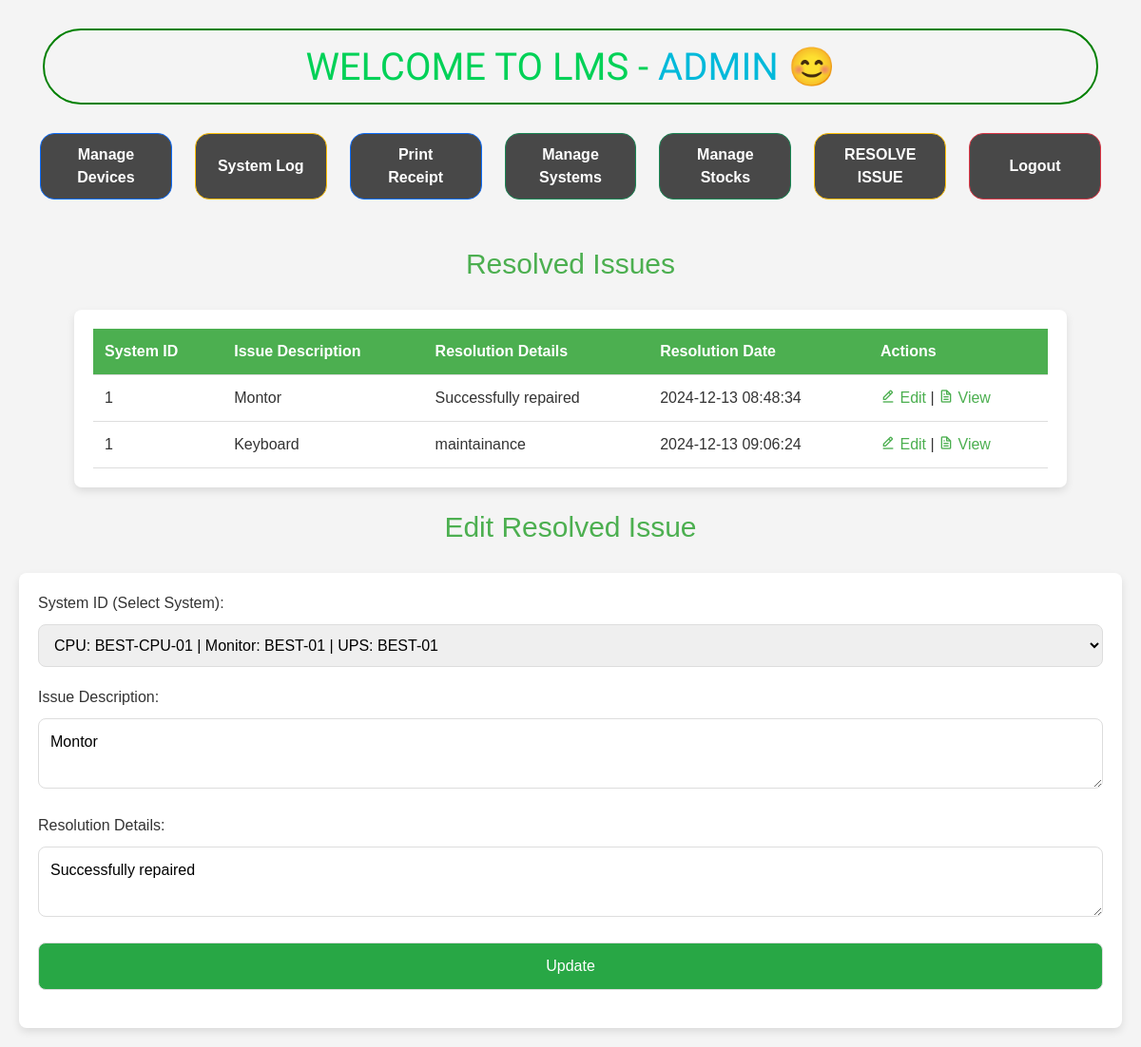
The app's page /admin/resolved_issues.php?id=1 (signed in) with its own data.
### tables this page shows
CREATE TABLE `resolved_issues` (
  `id` int(11) NOT NULL,
  `system_id` int(11) DEFAULT NULL,
  `issue_description` text DEFAULT NULL,
  `resolution_details` text DEFAULT NULL,
  `resolution_date` timestamp NOT NULL DEFAULT current_timestamp()
);

CREATE TABLE `systems` (
  `id` int(11) NOT NULL,
  `cpu_id` varchar(255) DEFAULT NULL,
  `ups_id` varchar(255) DEFAULT NULL,
  `monitor_id` varchar(255) DEFAULT NULL,
  `issue` text DEFAULT NULL,
  `description` text DEFAULT NULL,
  `lab_name` varchar(255) DEFAULT NULL,
  `os_installed` varchar(255) DEFAULT NULL,
  `ram` varchar(255) DEFAULT NULL,
  `image` varchar(255) DEFAULT NULL,
  `internet` enum('Yes','No','Unknown') NOT NULL DEFAULT 'Unknown'
);

### admin/resolved_issues.php (the view, shortened to what this page needs)
<?php
include 'header.php';
include '../includes/db.php';
$sql = "SELECT r.id, r.issue_description, r.resolution_details, r.resolution_date, s.id as system_id
        FROM resolved_issues r
        JOIN systems s ON r.system_id = s.id";
$result = $conn->query($sql);
$edit_issue = null;
if (isset($_GET['id'])) {
    $edit_id = $_GET['id'];
    $sql_edit = "SELECT * FROM resolved_issues WHERE id = '$edit_id'";
    $edit_result = $conn->query($sql_edit);
    if ($edit_result->num_rows > 0) {
        $edit_issue = $edit_result->fetch_assoc();
    }
}
?>
<!DOCTYPE html>
<html lang="en">
<head>
    <link rel="stylesheet" href="admin_panel.css">
    <link rel="stylesheet" href="bootstrap.min.css">
    <link href='https://unpkg.com/boxicons@2.1.4/css/boxicons.min.css' rel='stylesheet'>
</head>
<body>
    <main>
        <h1>Resolved Issues</h1>
        <div id="resolved-issues-container">
            <table>
                <thead>
                    <tr>
                        <th>System ID</th>
                        <th>Issue Description</th>
                        <th>Resolution Details</th>
                        <th>Resolution Date</th>
                        <th>Actions</th>
                    </tr>
                </thead>
                <tbody>
                    <?php
                    if ($result->num_rows > 0) {
                        while ($row = $result->fetch_assoc()) {
                            echo "<tr>
                                    <td>" . $row['system_id'] . "</td>
                                    <td>" . $row['issue_description'] . "</td>
                                    <td>" . $row['resolution_details'] . "</td>
                                    <td>" . $row['resolution_date'] . "</td>
                                    <td><a href='?id=" . $row['id'] . "'><i class='bx bx-edit-alt'></i> Edit</a>&nbsp;|&nbsp;<a href='view_resolved_issue.php?id=" . $row['id'] . "'><i class='bx bx-file'></i> View</a></td>
                                  </tr>";
                        }
                    } else {
                        echo "<tr><td colspan='5'>No resolved issues found</td></tr>";
                    }
                    ?>
                </tbody>
            </table>
        </div>
        <br>
        <h1><?php echo $edit_issue ? 'Edit Resolved Issue' : 'Add Resolved Issue'; ?></h1>
        <form method="POST">
            <label for="system_id">System ID (Select System):</label>
            <select id="system_id" name="system_id" required>
                <?php
                $sql = "SELECT id, cpu_id, monitor_id, ups_id FROM systems";
                $result = $conn->query($sql);
                if ($result->num_rows > 0) {
                    while ($row = $result->fetch_assoc()) {
                        echo "<option value='" . $row['id'] . "' " . ($edit_issue && $edit_issue['system_id'] == $row['id'] ? 'selected' : '') . ">" .
                             "CPU: " . $row['cpu_id'] . " | " .
                             "Monitor: " . $row['monitor_id'] . " | " .
                             "UPS: " . $row['ups_id'] .
                             "</option>";
                    }
                } else {
                    echo "<option value=''>No systems available</option>";
                }
                ?>
            </select>
            <label for="issue_description">Issue Description:</label>
            <textarea id="issue_description" name="issue_description" required><?php echo $edit_issue ? $edit_issue['issue_description'] : ''; ?></textarea>
            <label for="resolution_details">Resolution Details:</label>
            <textarea id="resolution_details" name="resolution_details" required><?php echo $edit_issue ? $edit_issue['resolution_details'] : ''; ?></textarea>
            <button type="submit"><?php echo $edit_issue ? 'Update' : 'Submit'; ?></button>
        </form>
    </main>
</body>
</html>

### admin/admin_panel.css (style rules this page uses)
* { margin: 0; padding: 0; box-sizing: border-box; }
body { background: #0b001b; color: white; }

### admin/resolved_issues.php (style rules this page uses)
body { font-family: Arial, sans-serif; background-color: #f4f4f4; color: #333; padding: 20px; }
h1 { text-align: center; font-size: 30px; margin-bottom: 30px; color: #4CAF50; }
#resolved-issues-container { margin: 0 auto; max-width: 90%; overflow-x: auto; background-color: white; box-shadow: 0 4px 8px rgba(0, 0, 0, 0.1); border-radius: 8px; padding: 20px; }
table { width: 100%; border-collapse: collapse; }
th, td { padding: 12px; text-align: left; border-bottom: 1px solid #ddd; }
th { background-color: #4CAF50; color: white; }
td a { color: #4CAF50; text-decoration: none; }
form { background-color: #ffffff; box-shadow: 0 4px 8px rgba(0, 0, 0, 0.1); padding: 20px; border-radius: 8px; margin-top: 30px; }
label { font-size: 16px; margin-bottom: 10px; display: block; }
select, textarea, button { width: 100%; padding: 12px; font-size: 16px; margin-bottom: 20px; border-radius: 8px; border: 1px solid #ddd; }
button { background-color: #28a745; color: white; cursor: pointer; }

### records on screen
resolved_issues: system "1", issue_description "Montor", resolution_details "Successfully repaired", resolution_date "2024-12-13 08:48:34", system_id "CPU: BEST-CPU-01 | Monitor: BEST-01 | UPS: BEST-01"
resolved_issues: system "1", issue_description "Keyboard", resolution_details "maintainance", resolution_date "2024-12-13 09:06:24"

### other values on screen
$_SESSION['admin']['username'] "ADMIN"
